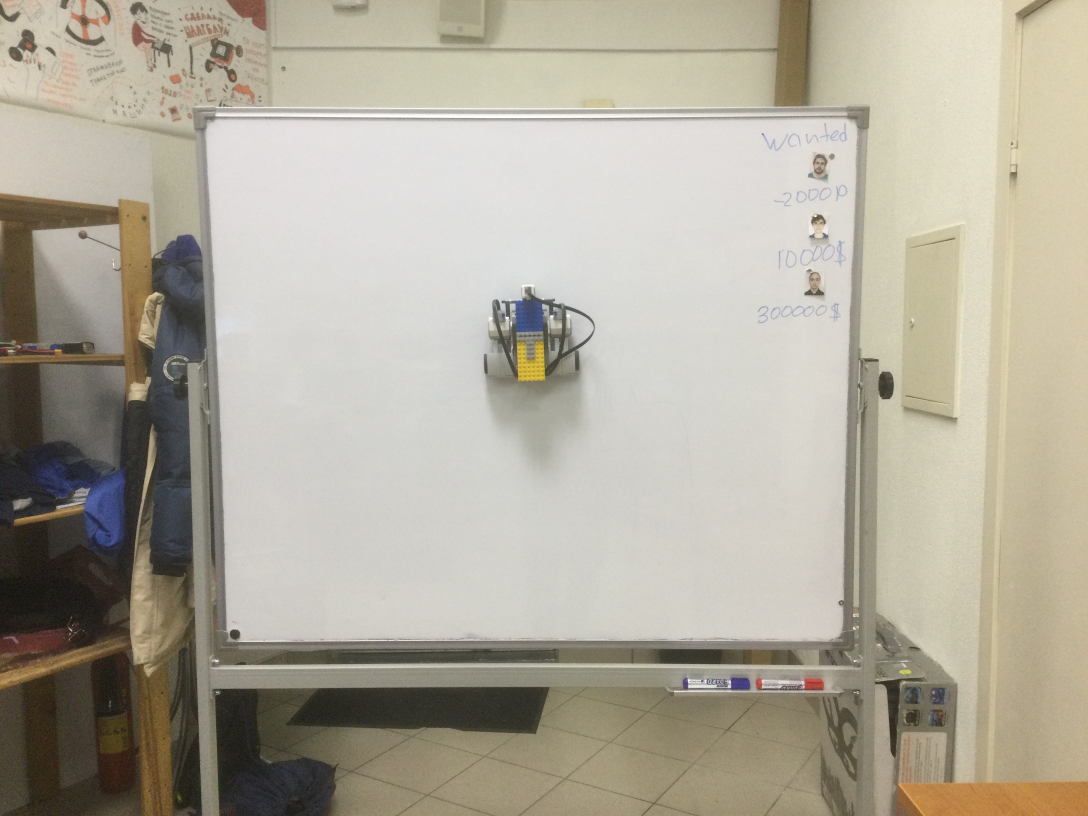
#> input picture camera_vision/test_image.JPG, 3264 x 2448 px, given in place of 1.mp4, which was not available (shown at 1/3 size)
$ python board_detection.py
#> lines starting #> are read from the running program, lines starting #| are printed output that depends on the picture; after the words box and inside, x2 and y2 are one past the last pixel; in counts of white or black regions, pixels touching at a corner belong together; pictures that were not available may be replaced by others from this repository, and a replacement may not be noted
# -*- coding: utf-8 -*-
import cv2 as cv
import numpy as np


def nothing(x):
    """
    Функция для теста

    :param x: -
    :return: -
    """
    pass


def find_board(img: np.array, test=False, lenght=883, min_size=527132, max_size=1500000, centroid=True, record=False):
    """
    Функция для поиска доски на изображении

    :param img: RGB изображение np.array
    :param test: bool настройка параметров
    :param lenght: int Минимальная длинна линии доски
    :param min_size: int Минимальный размер определившейся доски
    :param max_size: int Максимальный размер определившейся доски
    :param centroid: bool Центрирована ли доска на frame
    :param record: запись проходных изображений

    :return: img, flag - img - перспективное преобразование доски ( кроп доски)
             flag - True - преобразование выполнено; False - преобразование не выполнено, img - оригинальная картинка
    """
    if not test:
        th_can_down = 60
        th_can_up = 69
        th_houg = 135
        min_leght = lenght
        gap = 128
        min_size = min_size
    else:
        th_can_down = cv.getTrackbarPos('th_can_down', 'settings')
        th_can_up = cv.getTrackbarPos('th_can_up', 'settings')
        th_houg = cv.getTrackbarPos('th_hough', 'settings')
        min_leght = cv.getTrackbarPos('min_line', 'settings')
        gap = cv.getTrackbarPos('gap', 'settings')
        min_size = cv.getTrackbarPos('min_size', 'settings')

    b_img = cv.cvtColor(img, cv.COLOR_BGR2GRAY)
    thresh = cv.Canny(b_img, th_can_down, th_can_up, apertureSize=3)
    kernel = np.ones((3, 3), np.uint8)
    thresh = cv.dilate(thresh, kernel, iterations=4)

    if test:
        resize = cv.resize(thresh, (480, 480), interpolation=cv.INTER_AREA)
        resize1 = cv.resize(img, (480, 480), interpolation=cv.INTER_AREA)
        cv.imshow('img_r', resize1)
        cv.imshow('canny', resize)
        k = cv.waitKey(1)
        if k == ord('q'):
            cv.destroyAllWindows()

    lines = cv.HoughLinesP(thresh, 1, np.pi / 180, th_houg, minLineLength=min_leght, maxLineGap=gap)
    transform = np.zeros(img.shape, dtype=np.uint8)

    if lines is None:
        if record:
            return [img], False
        return img, False

    for line in lines:
        x1, y1, x2, y2 = line[0]
        if test:
            cv.line(img, (x1, y1), (x2, y2), (0, 255, 0), 2)
        cv.line(transform, (x1, y1), (x2, y2), (255, 255, 255), 2)

    transform = cv.cvtColor(transform, cv.COLOR_BGR2GRAY)
    transform = cv.dilate(transform, kernel, iterations=10)
    transform = cv.bitwise_not(transform)

    counters, heir = cv.findContours(transform, cv.RETR_TREE, cv.CHAIN_APPROX_NONE)

    squares = []
    for cnt in counters:
        peri = cv.arcLength(cnt, True)
        approx = cv.approxPolyDP(cnt, 0.04 * peri, True)

        if len(approx) == 4 and min_size < cv.contourArea(cnt) < max_size:
            M = cv.moments(cnt)
            cx = int(M['m10'] / M['m00'])
            cy = int(M['m01'] / M['m00'])
            squares.append((cnt, (cx, cy)))

    if len(squares) == 0:
        if record:
            return [img], False
        return img, False

    nearest_square = squares[0]

    if test:
        print(cv.contourArea(nearest_square[0]))

    if centroid:
        img_center = (img.shape[0] // 2, img.shape[1] // 2)
        for square in squares:
            if abs(square[1][0] - img_center[1]) < abs(nearest_square[1][0] - img_center[1]) and abs(
                    square[1][1] - img_center[0]) < abs(nearest_square[1][1] - img_center[0]):
                nearest_square = square

    peri = cv.arcLength(nearest_square[0], True)
    approx = cv.approxPolyDP(nearest_square[0], 0.04 * peri, True)

    if test:
        for a in approx:
            cv.circle(img, (a[0][0], a[0][1]), 15, (255, 0, 0), -1)

    pts1 = np.float32([approx[0][0], approx[1][0], approx[2][0], approx[3][0]])
    pts2 = np.float32([[0, 0], [0, 800], [800, 800], [800, 0]])

    M = cv.getPerspectiveTransform(pts1, pts2)

    perspective = cv.warpPerspective(img, M, (800, 800))

    if test:
        cv.imshow('perspective', perspective)
        resize2 = cv.resize(transform, (480, 480), interpolation=cv.INTER_AREA)
        cv.imshow('trans', resize2)
        k = cv.waitKey(1)
        if k == ord('q'):
            cv.destroyAllWindows()
    if record:
        return [img, perspective, transform, thresh], True
    return perspective, True


if __name__ == "__main__":
    # img = cv.imread(r"C:\Users\Arilon\Desktop\Projects\MarkerBot\test_photo_4.png")
    # find_board(img, test=True)

    test = False
    cap = cv.VideoCapture(r"C:\Users\Arilon\Desktop\Projects\MarkerBot\1.mp4")

    ret, frame = cap.read()
#> frame is the input picture: shape (2448, 3264, 3); mean B, G, R 155.4, 169.9, 175.6
    print(ret, (frame.shape[0:2]))
#| True (2448, 3264)
    w, h, sz = frame.shape
#> w = 2448; h = 3264; sz = 3
    fourcc = cv.VideoWriter_fourcc(*'XVID')
    video_writer_1 = cv.VideoWriter("perspective2.avi", fourcc, 24.0, (800, 800))
    video_writer_2 = cv.VideoWriter("transform2.avi", fourcc, 24.0, (480, 480))
    video_writer_3 = cv.VideoWriter("thresh2.avi", fourcc, 24.0, (480, 480))
    video_writer_4 = cv.VideoWriter("img2.avi", fourcc, 24.0, (h, w))

    if test:
        cv.namedWindow("result")
        cv.namedWindow("settings")
        cv.createTrackbar('th_hough', 'settings', 0, 255, nothing)
        cv.createTrackbar('min_line', 'settings', 0, 4000, nothing)
        cv.createTrackbar('gap', 'settings', 0, 500, nothing)
        cv.createTrackbar('th_can_down', 'settings', 0, 255, nothing)
        cv.createTrackbar('th_can_up', 'settings', 0, 255, nothing)
        cv.createTrackbar('min_size', 'settings', 100000, 1000000, nothing)

    prev_images = []
    count = 0
    while cap.isOpened():
        ret, frame = cap.read()
        if not ret:
            print('not')
            break
        images, flag = find_board(frame, test=False, record=True)
#> in find_board, `b_img = cv.cvtColor(img, cv.COLOR_BGR2GRAY)`:
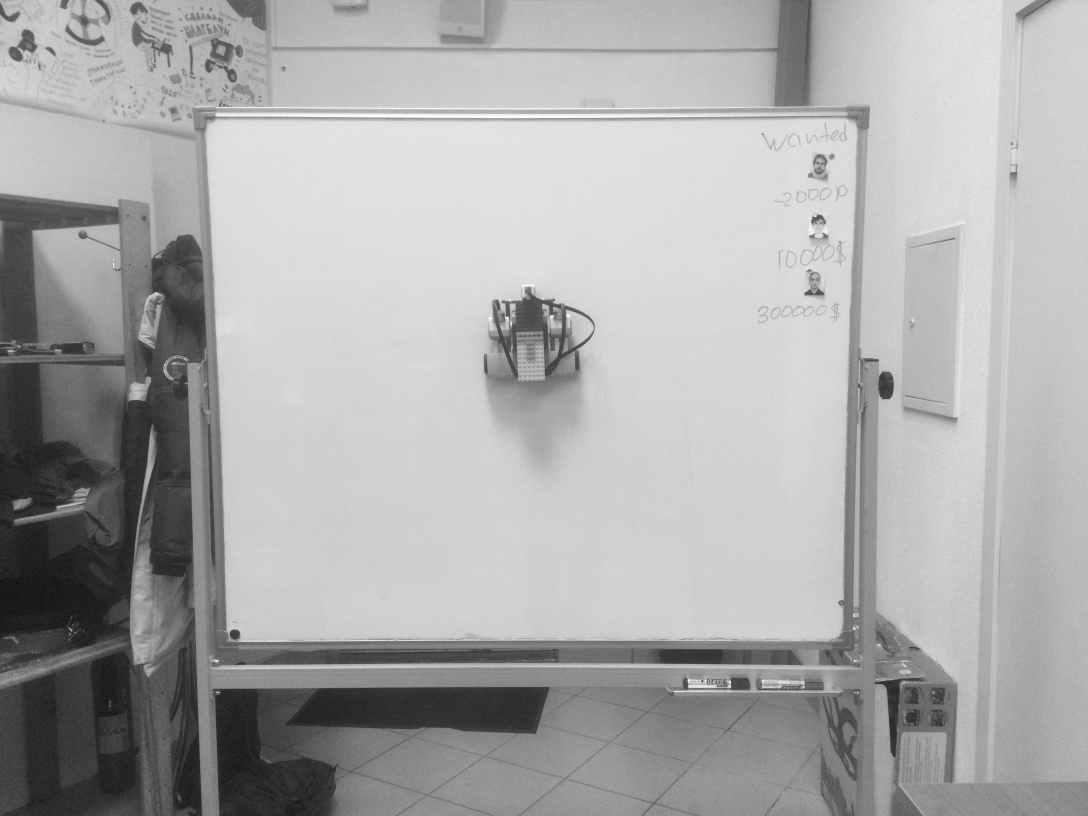
#> b_img: shape (2448, 3264) (shown at 1/3 size); min 0, max 255, mean 170
#> in find_board, `thresh = cv.Canny(b_img, th_can_down, th_can_up, apertureSize=3)`:
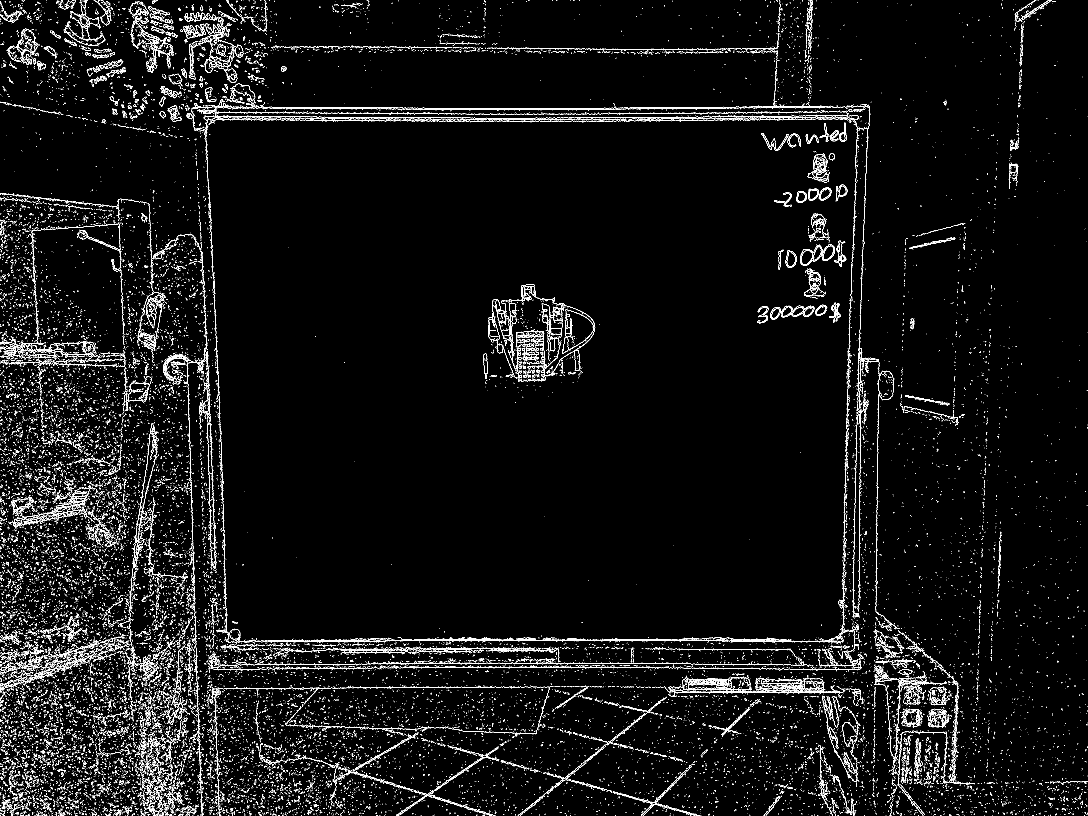
#> thresh: shape (2448, 3264) (shown at 1/3 size); 3.2% white in thin lines or dots
#> in find_board, `thresh = cv.dilate(thresh, kernel, iterations=4)`:
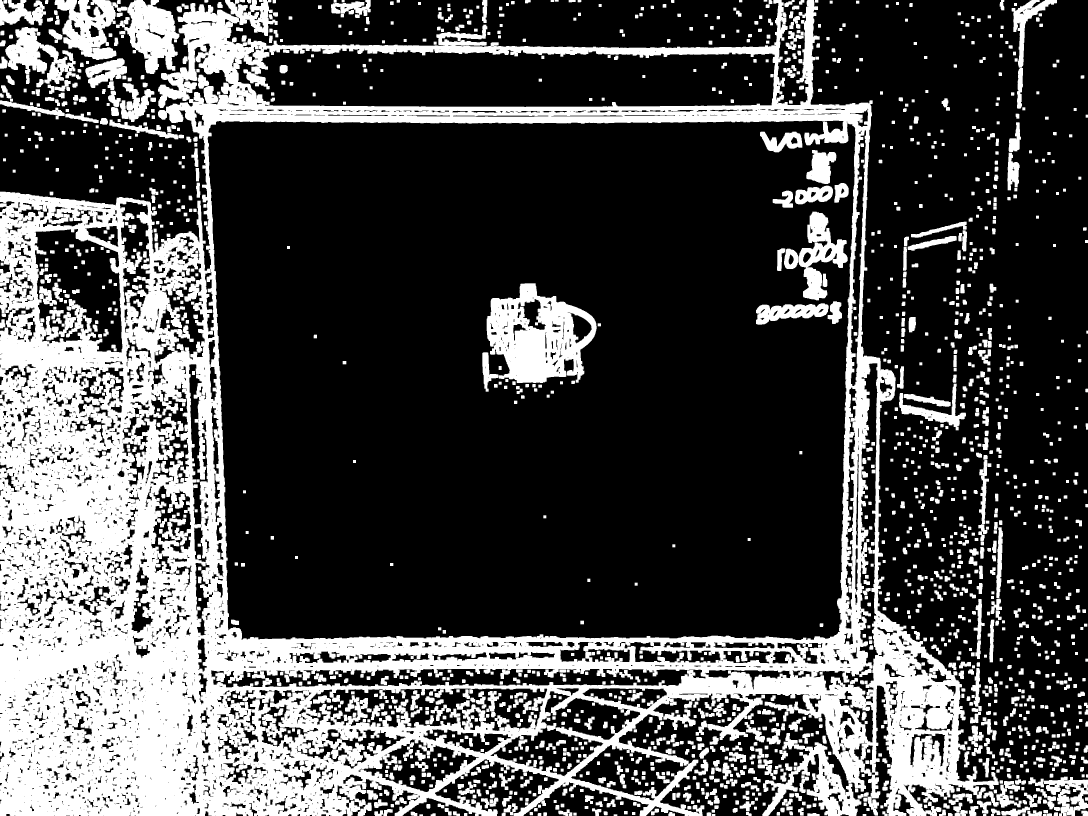
#> thresh: shape (2448, 3264) (shown at 1/3 size); 29.4% white; 1826 white regions, largest, box (x1, y1, x2, y2) and area: (0, 0, 2996, 2448) 1766242, (1460, 850, 1790, 1149) 58145, (2287, 2199, 2584, 2448) 22858
#> in find_board, `lines = cv.HoughLinesP(thresh, 1, np.pi / 180, th_houg, minLineLength=..`: lines = 841 rows, first 6: [0, 1988, 2939, 1988], [0, 1922, 3171, 1922], [0, 1949, 3052, 1949], [0, 2346, 3263, 2346], [0, 2064, 3209, 2064], [0, 1998, 3034, 1998]
#> the loop in find_board, `for line in lines:` made 841 passes
#> after the loop in find_board, `for line in lines:`: transform: shape (2448, 3264, 3); 27.4% white; 1 white region, box (x1, y1, x2, y2) and area: (0, 0, 3264, 2448) 2190140
#> in find_board, `transform = cv.dilate(transform, kernel, iterations=10)`:
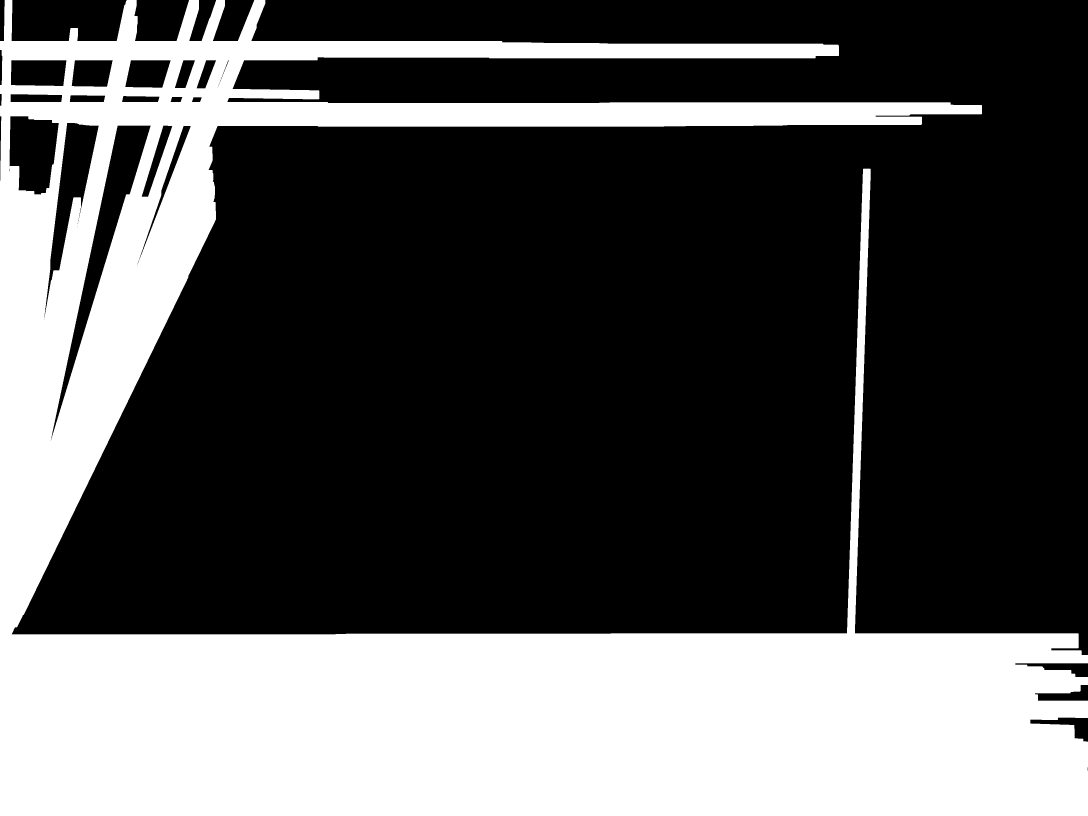
#> transform: shape (2448, 3264) (shown at 1/3 size); 33.9% white; 1 white region, box (x1, y1, x2, y2) and area: (0, 0, 3264, 2448) 2707938
#> in find_board, `transform = cv.bitwise_not(transform)`: transform: shape (2448, 3264); 66.1% white; 1 black region
#> in find_board, `counters, heir = cv.findContours(transform, cv.RETR_TREE, cv.CHAIN_APP..`: counters = 56 contours, 28 with area under 20; largest, box (x1, y1, x2, y2) and area: (35, 0, 3264, 1965) 5033186, (154, 377, 452, 1315) 43148, (35, 0, 380, 123) 38826, (134, 369, 296, 947) 27232, (29, 349, 176, 584) 26450
#> the loop in find_board, `for cnt in counters:` made 56 passes
#> (peri, approx) on passes 1, 3, 4, 5, 7, 8, 9, 10, 11, 12: (18, [[3263, 2302], [3263, 2311]]), (403.3, [[3263, 2055], [3105, 2082], [3114, 2101], [3263, 2101]]), (507, [[3046, 1990], [3263, 2030], [3263, 1990]]), (0, [[152, 1321]]), (2, [[132, 956], [132, 957]]), (6, [[133, 948], [133, 951]]), (0, [[411, 796]]), (0, [[412, 793]]), (2, [[413, 790], [413, 791]]), (2, [[414, 787], [414, 788]])
#> peri on passes 2, 13, 42, 43, 51: 478.6, 6.83, 6.83, 6.83, 21852.6
#> after the loop in find_board, `for cnt in counters:`: squares = []
#> images = 1 item; flag = False
        if flag:
            images[2] = cv.resize(images[2], (480, 480), interpolation=cv.INTER_AREA)
            images[3] = cv.resize(images[3], (480, 480), interpolation=cv.INTER_AREA)
            images[2] = cv.cvtColor(images[2], cv.COLOR_GRAY2BGR)
            images[3] = cv.cvtColor(images[3], cv.COLOR_GRAY2BGR)
            video_writer_1.write(images[1])
            video_writer_2.write(images[2])
            video_writer_3.write(images[3])
            video_writer_4.write(images[0])
            #print(images[0].shape, images[2].shape, images[3].shape)#
            prev_images = images
        elif len(prev_images) > 1:
            video_writer_4.write(images[0])
            video_writer_1.write(prev_images[1])
            video_writer_2.write(prev_images[2])
            video_writer_3.write(prev_images[3])

    cap.release()
    video_writer_1.release()
    video_writer_2.release()
    video_writer_3.release()
    video_writer_4.release()
        # [4 lines of commented-out code are left out]
